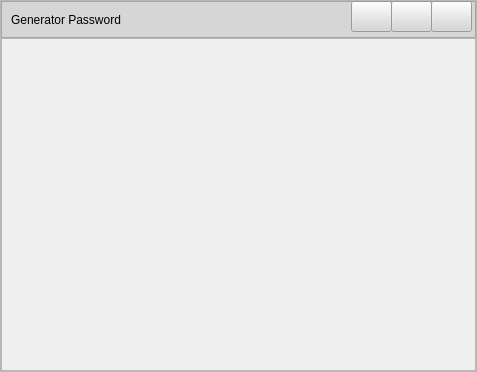
<?xml version="1.0" encoding="UTF-8"?>
<ui version="4.0">
 <class>MainWindow</class>
 <widget class="QMainWindow" name="MainWindow">
  <property name="geometry">
   <rect>
    <x>0</x>
    <y>0</y>
    <width>477</width>
    <height>372</height>
   </rect>
  </property>
  <property name="windowTitle">
   <string>MainWindow</string>
  </property>
  <widget class="QWidget" name="centralwidget">
   <property name="layoutDirection">
    <enum>Qt::LeftToRight</enum>
   </property>
   <layout class="QVBoxLayout" name="verticalLayout">
    <property name="spacing">
     <number>0</number>
    </property>
    <property name="leftMargin">
     <number>0</number>
    </property>
    <property name="topMargin">
     <number>0</number>
    </property>
    <property name="rightMargin">
     <number>0</number>
    </property>
    <property name="bottomMargin">
     <number>0</number>
    </property>
    <item>
     <widget class="QFrame" name="frame_contenedor">
      <property name="frameShape">
       <enum>QFrame::StyledPanel</enum>
      </property>
      <property name="frameShadow">
       <enum>QFrame::Raised</enum>
      </property>
      <layout class="QVBoxLayout" name="verticalLayout_2" stretch="1,9">
       <property name="spacing">
        <number>0</number>
       </property>
       <property name="leftMargin">
        <number>0</number>
       </property>
       <property name="topMargin">
        <number>0</number>
       </property>
       <property name="rightMargin">
        <number>0</number>
       </property>
       <property name="bottomMargin">
        <number>0</number>
       </property>
       <item>
        <widget class="QFrame" name="frame_1">
         <property name="styleSheet">
          <string notr="true">background-color:rgb(214, 214, 214)</string>
         </property>
         <property name="frameShape">
          <enum>QFrame::StyledPanel</enum>
         </property>
         <property name="frameShadow">
          <enum>QFrame::Raised</enum>
         </property>
         <widget class="QPushButton" name="pushButton">
          <property name="geometry">
           <rect>
            <x>430</x>
            <y>0</y>
            <width>41</width>
            <height>31</height>
           </rect>
          </property>
          <property name="text">
           <string/>
          </property>
          <property name="icon">
           <iconset>
            <normaloff>assets/simbols/cerrar-ventana.png</normaloff>assets/simbols/cerrar-ventana.png</iconset>
          </property>
          <property name="iconSize">
           <size>
            <width>35</width>
            <height>35</height>
           </size>
          </property>
         </widget>
         <widget class="QPushButton" name="pushButton_2">
          <property name="geometry">
           <rect>
            <x>390</x>
            <y>0</y>
            <width>41</width>
            <height>31</height>
           </rect>
          </property>
          <property name="text">
           <string/>
          </property>
          <property name="icon">
           <iconset>
            <normaloff>assets/simbols/maximizar-ventana.png</normaloff>assets/simbols/maximizar-ventana.png</iconset>
          </property>
         </widget>
         <widget class="QPushButton" name="pushButton_3">
          <property name="geometry">
           <rect>
            <x>350</x>
            <y>0</y>
            <width>41</width>
            <height>31</height>
           </rect>
          </property>
          <property name="text">
           <string/>
          </property>
          <property name="icon">
           <iconset>
            <normaloff>assets/simbols/minimizar-ventana.png</normaloff>assets/simbols/minimizar-ventana.png</iconset>
          </property>
         </widget>
         <widget class="QLabel" name="label">
          <property name="geometry">
           <rect>
            <x>10</x>
            <y>10</y>
            <width>141</width>
            <height>17</height>
           </rect>
          </property>
          <property name="text">
           <string>Generator Password</string>
          </property>
          <property name="indent">
           <number>-1</number>
          </property>
         </widget>
        </widget>
       </item>
       <item>
        <widget class="QFrame" name="frame_2">
         <property name="frameShape">
          <enum>QFrame::StyledPanel</enum>
         </property>
         <property name="frameShadow">
          <enum>QFrame::Raised</enum>
         </property>
        </widget>
       </item>
      </layout>
     </widget>
    </item>
   </layout>
  </widget>
 </widget>
 <resources/>
 <connections/>
</ui>
